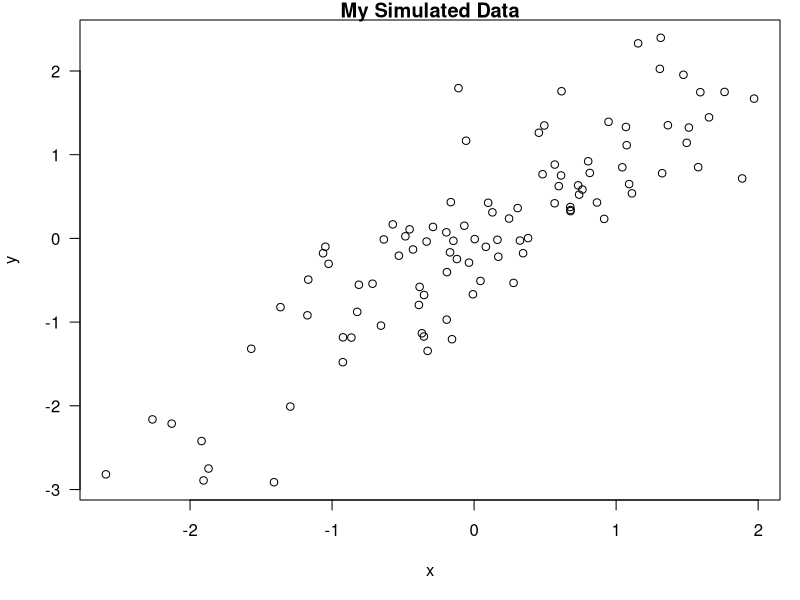

Generate this figure with R:
## ---- chunk 1
# Remove the # below to activate the options
# opts_chunk$set(echo=FALSE, results="hide")
## ---- chunk 2
set.seed(1)
x <- rnorm(100)
mean(x)
## ---- chunk 3
y <- rnorm(100)
sd(y)
## ---- chunk 4
z <- rnorm(100)
z
## ---- chunk 5
time <- format(Sys.time(), "%a %b %d %X %Y")
rand <- rnorm(1)
## ---- chunk 6
x <- rnorm(100)
y <- x + rnorm(100, sd = 0.5)
## ---- chunk 7
par(mar = c(5,4,1,1), las = 1)
plot(x, y, main = "My Simulated Data")
## ---- chunk 8
library(datasets)
data(airquality)
fit <- lm(Ozone ~ Wind + Temp + Solar.R, data = airquality)
## ---- chunk 9
library(xtable)
xt <- xtable(summary(fit))
print(xt, type = "html")
